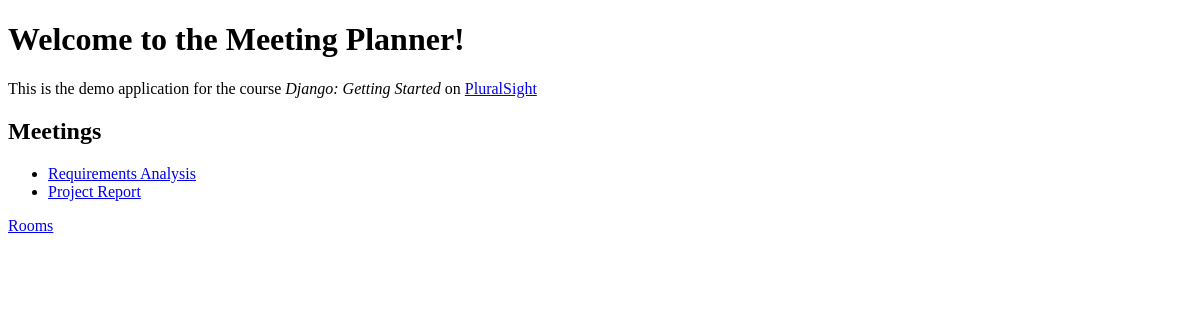
Before: / with the older database file.
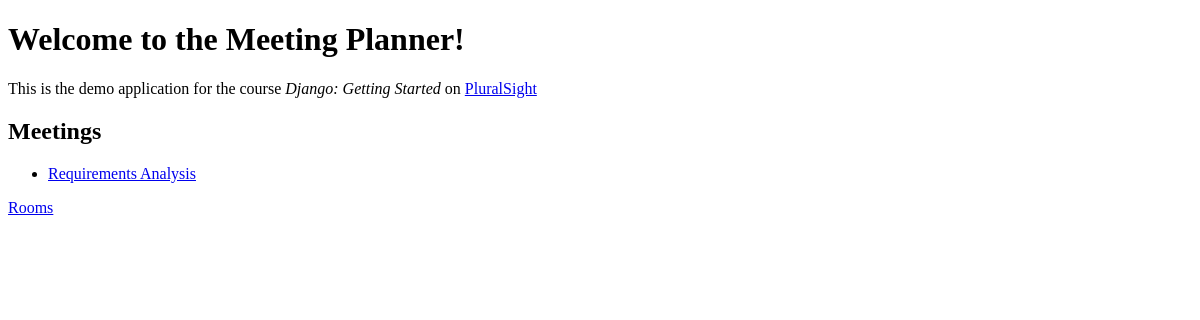
After: the same page with the newer database file.
### meetings/models.py (models this page shows, shortened)
class Meeting(models.Model):
    title = models.CharField(max_length=200)
    date = models.DateField()
    start_time = models.TimeField(default=time(9))
    duration = models.IntegerField(default=1)
    room = models.ForeignKey(Room, on_delete=models.CASCADE)

### website/views.py (the view)
# urls.py: path('', welcome, name="welcome"),
def welcome(request):
    return render(request, "website/welcome.html",
                  {"meetings": Meeting.objects.all()})

### website/templates/website/welcome.html (shortened to what this page needs)
<!DOCTYPE html>
<html lang="en">
<head>
</head>
<body>
<h1>Welcome to the Meeting Planner!</h1>
<p>
    This is the demo application for the course
    <em>Django: Getting Started</em>
    on <a href="https://www.pluralsight.com">
    PluralSight</a>
</p>
<h2>
    Meetings
</h2>
<ul>
    {% for meeting in meetings %}
    <li>
        <a href="{% url 'detail' meeting.id %}">{{meeting.title}}</a>
    </li>
    {% endfor %}
</ul>
<p>
    <a href="{% url 'rooms' %}">Rooms</a>
</p>
</body>
</html>

Changed rows visible on the page:
removed Meeting: title "Project Report"
